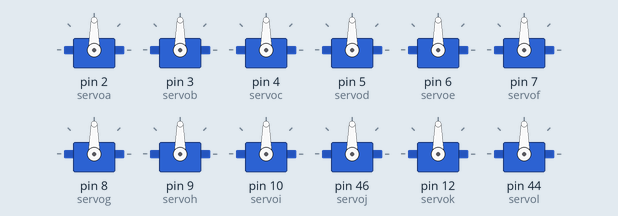
Simulated run of this sketch. Board: Arduino Mega 2560, built with avr-gcc and run on an emulated ATmega2560. Shown: 12 × servo.

Above: at 0.1 s.
At 2.46 s:
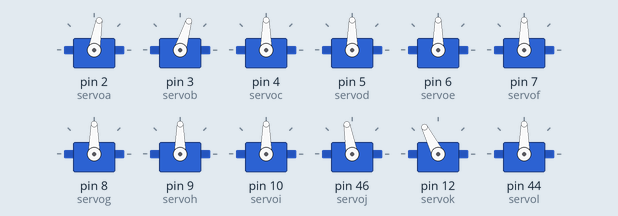
At 4.21 s:
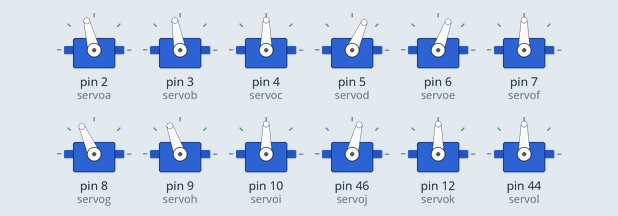
At 9.39 s:
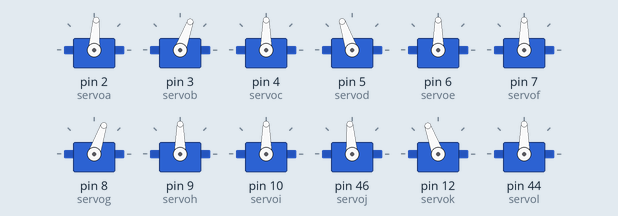
At 20.0 s:
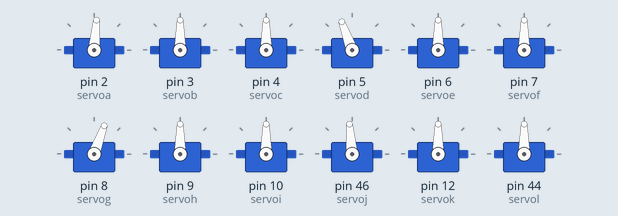
At 38.9 s:
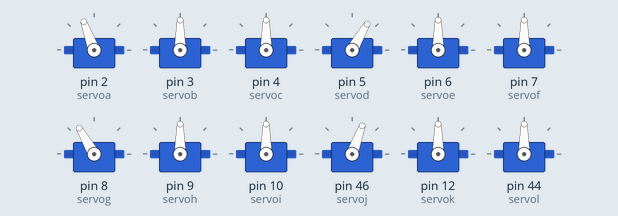
Timing chart, 0 to 40.0 s (numbered marks = the images above):
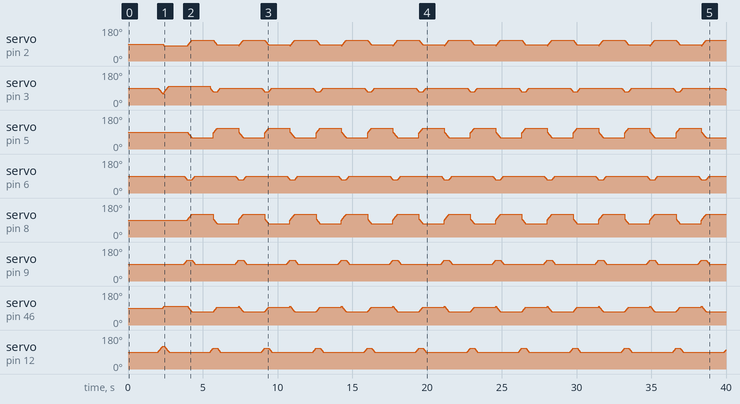

The sketch:

NewTesPergerakan.ino
```cpp
#include <Servo.h>

Servo servoa, servob, servoc, servod, servoe, servof, servog, servoh, servoi, servoj, servok, servol;

int a = 90;
int b = 90;
int c = 90;
int d = 90;
int e = 90;
int f = 90;
int g = 90;
int h = 90;
int i = 90;
int j = 90;
int k = 90;
int l = 90;
int repeat;
int rest = 1000;

void setup() {
  servoa.attach(2);
  servob.attach(3);
  servoc.attach(4);
  servod.attach(5);
  servoe.attach(6);
  servof.attach(7);
  servog.attach(8);
  servoh.attach(9);
  servoi.attach(10);
  servoj.attach(46);
  servok.attach(12);
  servol.attach(44);
  berdiri();
}

void loop() {
  delay(2000);
  trot();
  delay(1000);
}

void berdiri(){
  servoa.write(90);
  servob.write(90);
  servoc.write(90);

  servod.write(90);
  servoe.write(90);
  servof.write(90);

  servog.write(90);
  servoh.write(90);
  servoi.write(90);

  servoj.write(90);
  servok.write(90);
  servol.write(90);
}

void trot(){
  //step 1 left maju
  for(b=90, k=90; b>=70, k<=120; b--, k++){
    servob.write(b);
    servok.write(k);
    delay(10);
  }
  for(a=90, j=90; a>=80, j<=100; a--, j++){
    servoa.write(a);
    servoj.write(j);
    delay (10);
  }
  for(b=70, k=120; b<=90, k>=90; b++, k--){
    servob.write(b);
    servok.write(k);
    delay(10);
  }
  delay(rest);

  for(repeat=0; repeat<20; repeat++){
    //step 2 right maju + Left Mundur
  for(h=90, e=90; h<=110, e>=70; h++, e--){
    servoh.write(h);
    servoe.write(e);
    delay(10);
  }
  for(g=90, d=90, a=80, j=100; g<=95, d>=85, a<=110, j>=70; g++, d--, a++, j--){
    servog.write(g);
    servod.write(d);
    servoa.write(a);
    servoj.write(j);
    delay (10);
  }
  for(h=110, e=70; h>=90, e<=90; h--, e++){
    servoh.write(h);
    servoe.write(e);
    delay(10);
  }
  delay(rest);


  //step 3 right mundur + Left Maju
  for(b=90, k=90; b>=70, k<=110; b--, k++){
    servob.write(b);
    servok.write(k);
    delay(10);
  }
  for(g=95, d=85, a=110, j=70; g>=85, d<=95, a>=85, j<=95; g--, d++, a--, j++){
    servog.write(g);
    servod.write(d);
    servoa.write(a);
    servoj.write(j);
    delay (10);
  }
  for(b=70, k=110; b<=90, k>=90; b++, k--){
    servob.write(b);
    servok.write(k);
    delay(10);
  }
  delay(rest);
  }

  for(a=85, j=95, g=85, d=95; a<=90, j>=90, g<=90, d>=90; a++, j--, g++, d--){
    servoa.write(a);
    servoj.write(j);
    servog.write(g);
    servod.write(d);
    delay (10);
  }
  delay(5000);
}
//   //step 2 right mundur
//    for(h=130, e=125; h>=85, e>=65; h--, e--){
//    // 120 -> 85
//      servoh.write(h);
//      servoe.write(e);
//      delay(10);
//    }
//    for(g=115, d=60; g>=80, d<=100; g--, d++){
//    // 115 -> 140
//      servog.write(g);
//      servod.write(d);
//      delay (10);
//    }
//    for(h=85, e=65; h<=130, e<=125; h++, e++){
//    // 85 -> 120
//      servoh.write(h);
//      servoe.write(e);
//      delay(10);
//    }
//  //step 3 left mundur
//  for(b=50, k=75; b<=70, k<=90; b++, k++){
//    servob.write(b);
//    servok.write(k);
//    delay(10);
//  }
//  for(a=120, j=115; a<=130, j>=95; a++, j--){
//    servoa.write(a);
//    servoj.write(j);
//    delay (10);
//  }
//  for(b=70, k=90; b>=50, k>=75; b--, k--){
//    servob.write(b);
//    servok.write(k);
//    delay(10);
//  }
//    //step 4 right maju
//    for(h=130, e=125; h>=85, e>=65; h--, e--){
//    // 120 -> 85
//      servoh.write(h);
//      servoe.write(e);
//      delay(10);
//    }
//    for(g=80, d=100; g<=115, d>=60; g++, d--){
//    // 115 -> 140
//      servog.write(g);
//      servod.write(d);
//      delay (10);
//    }
//    for(h=85, e=65; h<=130, e<=125; h++, e++){
//    // 85 -> 120
//      servoh.write(h);
//      servoe.write(e);
//      delay(10);
//    }
```
